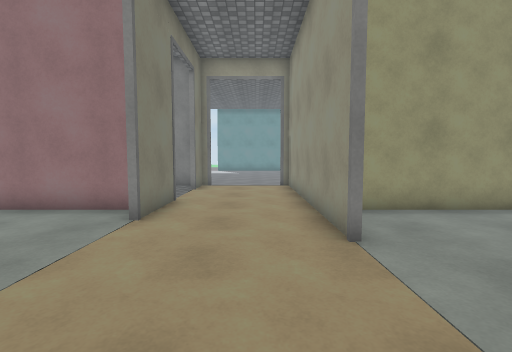
view 1 (above)

18 first-person views from a walk through a scene from a Unity 3-D project. The camera is 1.3 m above the floor, tilts 4° down and sees 85° across. The floor is counted in squares, 1 m on a side. Each view is taken from the middle of a square. On the plan, view 1 faces up. The plan holds only what a view shows up to about 13 squares ahead; the rest is blank. The place goes on beyond the plan. The player character is not drawn. Surface patterns are stand-ins for the level's own textures.

view 2
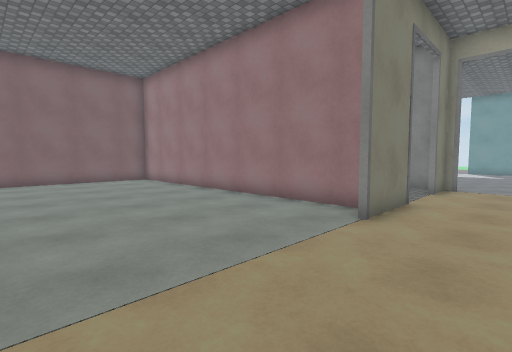

view 3
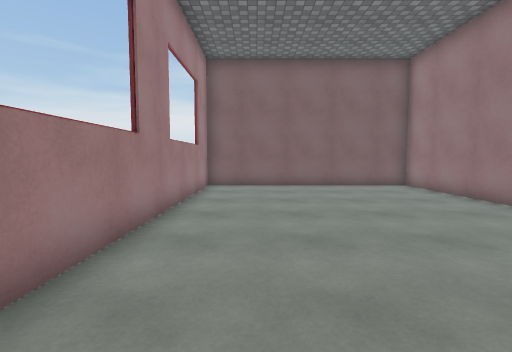

view 4
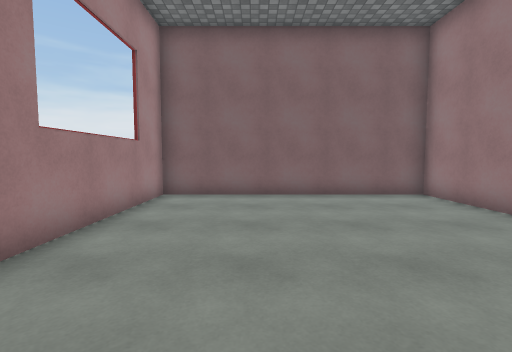

view 5
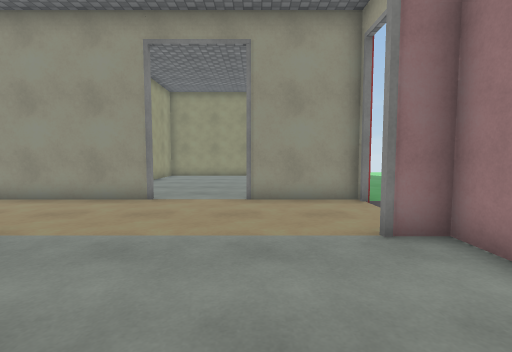

view 6
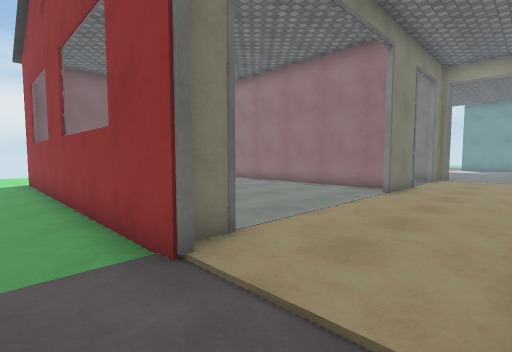

view 7
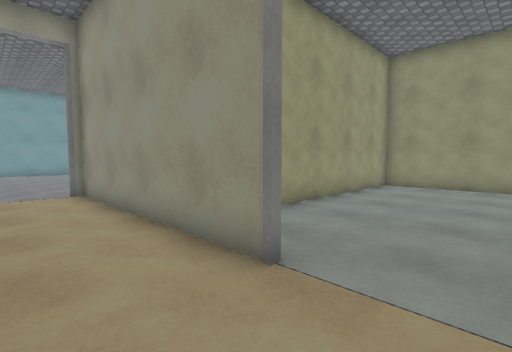

view 8
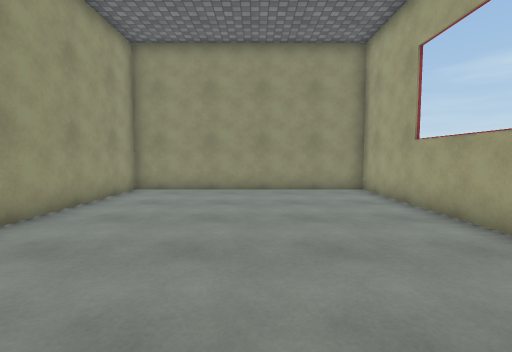

view 9
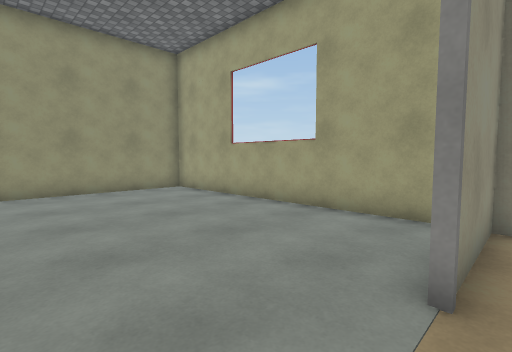

view 10
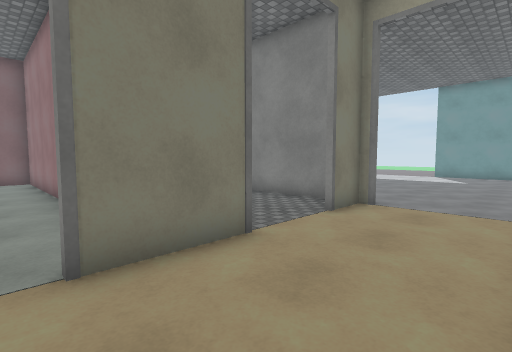

view 11
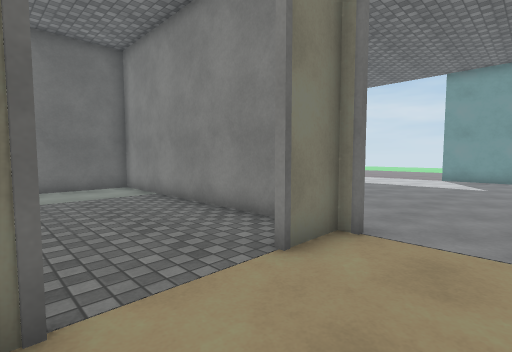

view 12
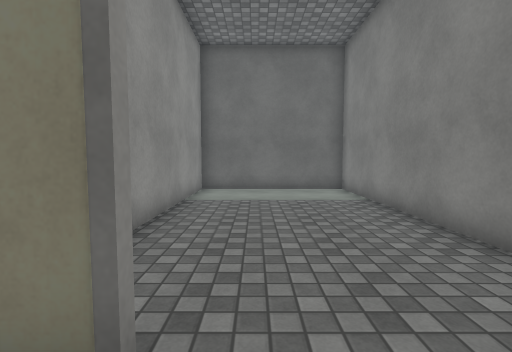

view 13
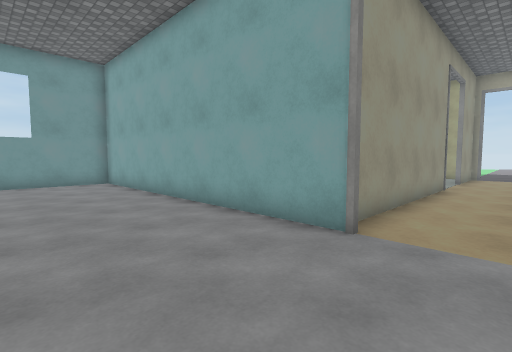

view 14
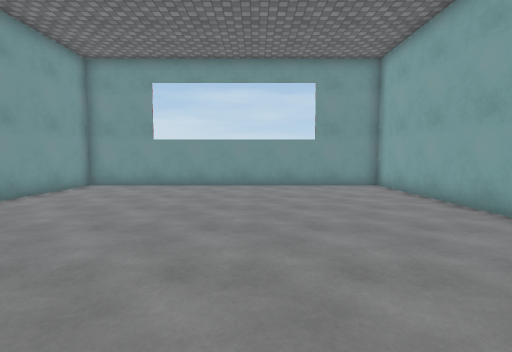

view 15
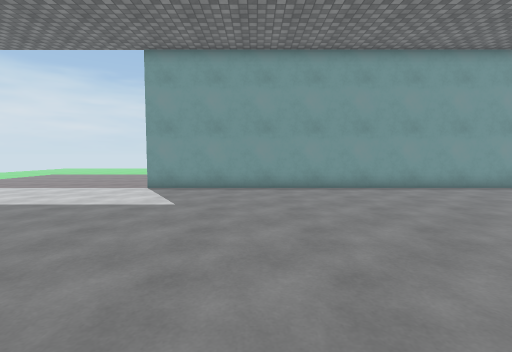

view 16
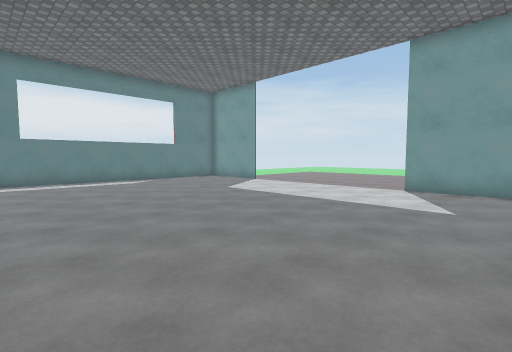

view 17
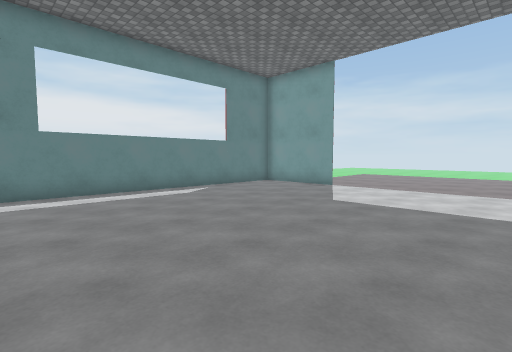

view 18
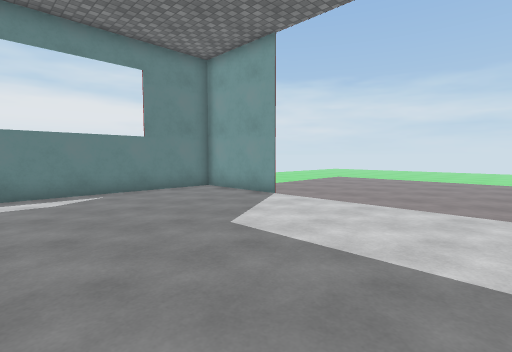

### Floor plan
Key: @ floor where view 1 was taken; # wall or solid block; . floor.
Columns run from 16 left of view 1 to 14 right of it. Each row starts with its distance up from view 1.
 27     .........
 26     .........
 25 #####........##################
 24 #.............................#
 23 #.............................#
 22 #.............................#
 21 #.............................#
 20 #.............................#
 19 #.............................#
 18 #.............................#
 17 #.............................#
 16 #.............................#
 15 #.............................#
 14 #.............................#
 13               ................#
 12     ###########...#############
 11     #.........#...#
 10     #.............#
  9     #.............#
  8     #.........#...#
  7 ###############...###########
  6 #.............#...#.........#
  5 #.................#.........#
  4 #...........................#
  3 #...........................#
  2 #...........................#
  1 #.................#.........#
  0 #...............@.#.........#
 -1 #.................#.........#
 -2 ###############...###########
 -3 ....................
 -4       .......... .

Where each view was taken, in squares from view 1:
view 1: 0 up, 0 right, facing up
view 2: 0 up, 0 right, facing up-left
view 3: 0 up, 3 left, facing left
view 4: 1 up, 6 left, facing left
view 5: 1 up, 7 left, facing right
view 6: 4 down, 1 right, facing up-left
view 7: 2 up, 1 left, facing up-right
view 8: 2 up, 1 right, facing right
view 9: 4 up, 1 right, facing down-right
view 10: 5 up, 1 right, facing up-left
view 11: 8 up, 0 right, facing up-left
view 12: 9 up, 1 left, facing left
view 13: 17 up, 1 left, facing down-right
view 14: 18 up, 1 right, facing right
view 15: 14 up, 1 right, facing up
view 16: 14 up, 0 right, facing up-left
view 17: 14 up, 5 left, facing up-left
view 18: 18 up, 5 left, facing up-left
